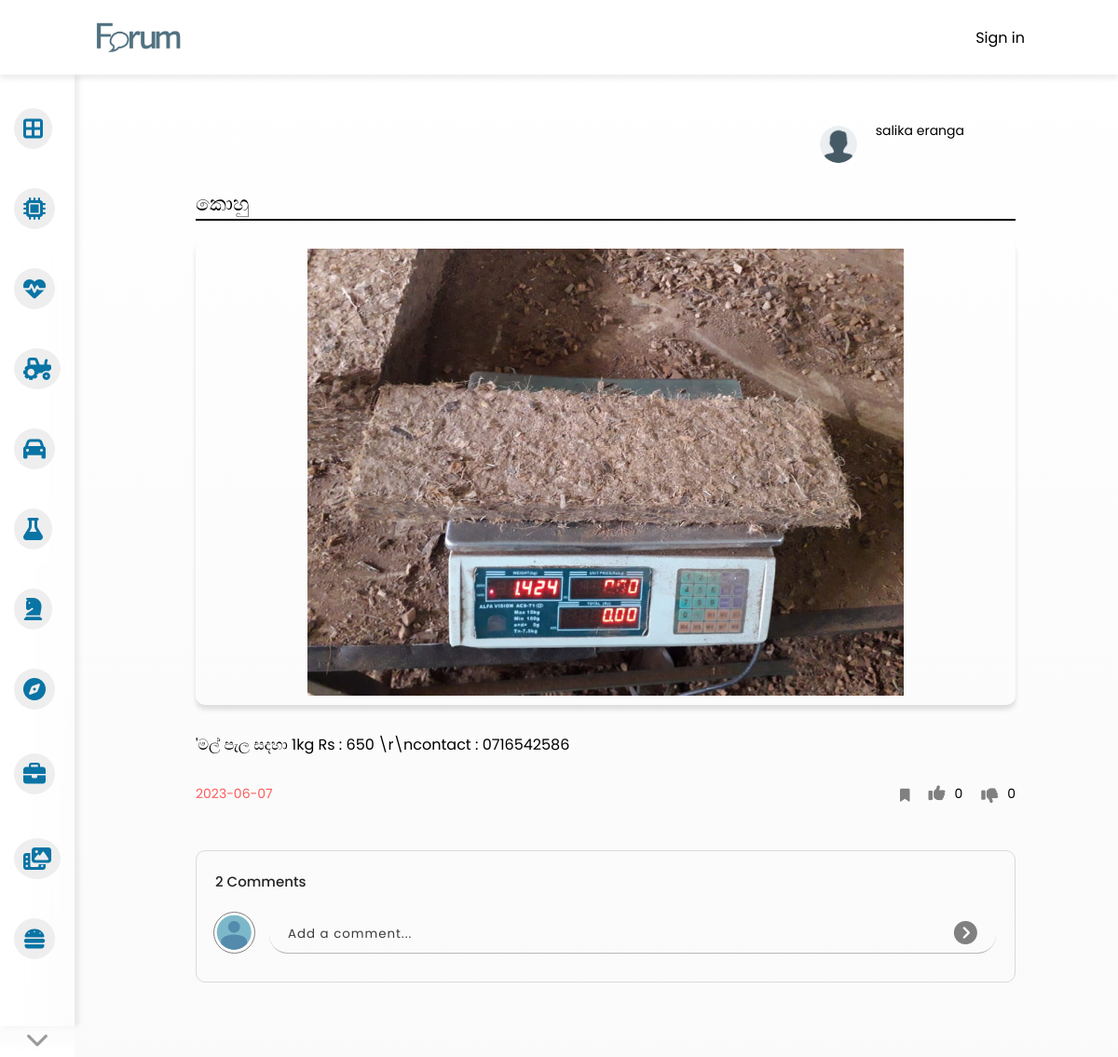
Page /ElakiriClone_new/view-post.php?pid=4 on the committed database.
### tables this page shows
CREATE TABLE IF NOT EXISTS `category` (
  `id` int NOT NULL AUTO_INCREMENT,
  `name` varchar(100) DEFAULT NULL,
  `icon` varchar(100) DEFAULT NULL,
  PRIMARY KEY (`id`)
);

CREATE TABLE IF NOT EXISTS `users` (
  `fname` varchar(35) DEFAULT NULL,
  `lname` varchar(35) DEFAULT NULL,
  `email` varchar(100) NOT NULL,
  `username` varchar(50) DEFAULT NULL,
  `password` varchar(150) DEFAULT NULL,
  `register_date` datetime DEFAULT NULL,
  `verification_code` varchar(50) DEFAULT NULL,
  `blocked` int DEFAULT '0',
  PRIMARY KEY (`email`)
);

CREATE TABLE IF NOT EXISTS `post` (
  `id` int NOT NULL AUTO_INCREMENT,
  `post_title` varchar(200) DEFAULT NULL,
  `user_email` varchar(50) DEFAULT NULL,
  `category_id` int DEFAULT NULL,
  `media` varchar(150) DEFAULT NULL,
  `post_content` text,
  `date` datetime DEFAULT NULL,
  `hidden` int DEFAULT '0',
  `view_id` int DEFAULT '1',
  PRIMARY KEY (`id`),
  KEY `FK_post_users` (`user_email`),
  KEY `FK_post_category` (`category_id`),
  KEY `FK_post_post_view` (`view_id`),
  CONSTRAINT `FK_post_category` FOREIGN KEY (`category_id`) REFERENCES `category` (`id`),
  CONSTRAINT `FK_post_post_view` FOREIGN KEY (`view_id`) REFERENCES `post_view` (`id`),
  CONSTRAINT `FK_post_users` FOREIGN KEY (`user_email`) REFERENCES `users` (`email`)
);

### ElakiriClone_new/connection.php (called while the page is built, shortened)
<?php
class Database
{
    public static $connecrtion;
    public static function setUpConnection()
    {
        if (!isset(Database::$connecrtion)) {
            Database::$connecrtion = new mysqli("localhost", "root", "your_password", "elakiri", "3306");
        }
    }
    public static function search($q)
    {
        $resultset = Database::$connecrtion->query($q);
        return $resultset;
    }
}

### ElakiriClone_new/view-post.php (the view, shortened to what this page needs)
<?php
require("header.php");
require("sidebar.php");
$pid = $_GET["pid"];
if (isset($_SESSION["user_email"])) {
    $checkusr = 1;
} else {
    $checkusr = 2;
}
?>
<!DOCTYPE html>
<html lang="en">
<head>
    <link rel="stylesheet" href="https://cdnjs.cloudflare.com/ajax/libs/font-awesome/6.4.0/css/all.min.css" />
    <link rel="stylesheet" href="css/view-post.css">
    <link rel="stylesheet" href="css/comments.css">
    <link rel="stylesheet" href="css/common.css">
</head>
<body onload="loadcomment('<?php echo $pid; ?>'),   likedislikecount('<?php echo $pid; ?>');">
    <div class="view-post-container">
        <?php
        $d = new DateTime();
        $tz = new DateTimezone("Asia/Colombo");
        $d->setTimezone($tz);
        $ndate = $d->format("Y-m-d H:i:s");
        $CposttrendRS = Database::search("SELECT * FROM `post` WHERE `id` = '" . $pid . "'  ");
        $TrCtnrow = $CposttrendRS->num_rows;
        if ($TrCtnrow == 1) {
            $TrCtPostdata = $CposttrendRS->fetch_assoc();
            $authorResult = Database::search("SELECT * FROM `users` WHERE `email` = '" . $TrCtPostdata["user_email"] . "'");
            $Authordata = $authorResult->fetch_assoc();
            $file_name = $TrCtPostdata["media"];
            $file_extension = pathinfo($file_name, PATHINFO_EXTENSION);
        }
        $Tlikers = Database::search("SELECT * FROM `reaction` WHERE `post_id` = '" . $TrCtPostdata["id"] . "' AND `react_id` = '1' ");
        $Tlikenrow = $Tlikers->num_rows;
        $Tdislikers = Database::search("SELECT * FROM `reaction` WHERE `post_id` = '" . $TrCtPostdata["id"] . "' AND `react_id` = '2' ");
        $Tdislikenrow = $Tdislikers->num_rows;
        $postdate1 = new DateTime($TrCtPostdata["date"]);
        $postdate2 = new DateTime($ndate);
        $postdatearray = explode(" ", $TrCtPostdata["date"]);
        $postinterval = $postdate1->diff($postdate2);
        $ViproRs  = Database::search("SELECT * FROM `profile_pic` WHERE `email` = '" . $Authordata["email"] . "'");
        $Vpicrow = $ViproRs->num_rows;
        ?>
        <div class="view-user-cont">
            <div class="view-user-sec-cont">
                <div class="view-user-pic-holder">
                    <?php
                    if ($Vpicrow == "1") {
                        $VpicData = $ViproRs->fetch_assoc();
                    ?>
                        <img onclick='profileview("<?php echo $Authordata["email"] ?>");' src="./images/profile_pic/<?php echo $VpicData["image"] ?>" alt="user" class="view-user-pic">
                    <?php
                    } else {
                    ?>
                        <img onclick='profileview("<?php echo $Authordata["email"] ?>");' src="./images/header/forum-user-img.avif" alt="user" class="view-user-pic">
                    <?php
                    }
                    ?>
                </div>
                <div class="view-user-des-cont">
                    <div onclick='profileview("<?php echo $Authordata["email"] ?>");' class="view-user-name"><?php echo $Authordata["fname"] . " " . $Authordata["lname"] ?> </div>
                </div>
            </div>
        </div>
        <div class="post-title">
            <?php echo $TrCtPostdata["post_title"] ?>
        </div>
        <div class="post-media-holder">
            <?php
            if ($file_extension == "mp3") {
            ?>
                <img src="images/post/audio/Audio_CD.png" alt="" class="post-audio post-media">
                <audio controls class="post-pic post-audio">
                    <source src="images/post/audio/<?php echo $TrCtPostdata["media"] ?>" type="audio/mp3">
                    Your browser does not support the audio element.
                </audio>
            <?php
            } else {
            ?>
                <img src="images/post/image/<?php echo $TrCtPostdata["media"] ?>" alt="" class="post-media">
            <?php
            }
            ?>
        </div>
        <div class="post-text-content"> <?php echo $TrCtPostdata["post_content"] ?> </div>
        <div class="post-details">
            <div class="post-date"><?php if ($postinterval->y > 0) {
                                        echo $postdatearray[0];
                                    } elseif ($postinterval->m > 0) {
                                        echo $postdatearray[0];
                                    } elseif ($postinterval->days > 0) {
                                        echo $postinterval->days . " " . "days ago";
                                    } elseif ($postinterval->h > 0) {
                                        echo $postinterval->h . " " . "hours ago";
                                    } elseif ($postinterval->i > 0) {
                                        echo $postinterval->i . " " . "minutes ago";
                                    } elseif ($postinterval->s > 0) {
                                        echo $postinterval->s . " " . "seconds ago";
                                    } else {
                                        echo "just now";
                                    } ?></div>
            <?php
            if (isset($_SESSION["user_email"])) { ?>
                <div class="report-holder">
                    <span class="report-tag"><i class="fa-regular fa-flag"></i>&nbsp;Report</span>
                    <div class="report-container">
                        <h4 class="report-heading">report content</h4>
                        <div class="report-list">
                            <input class="rep-radio" value="<?php echo $pid ?>" type="radio" name="report-mark" id="l1">
                            <label for="l1">sexual content</label>
                            <input value="<?php echo $pid ?>" class="rep-radio" type="radio" name="report-mark" id="l2">
                            <label for="l2">Violent or repulsive content</label>
                            <input value="<?php echo $pid ?>" class="rep-radio" type="radio" name="report-mark" id="l3">
                            <label for="l3">Hateful or abusive content</label>
                            <input value="<?php echo $pid ?>" class="rep-radio" type="radio" name="report-mark" id="l4">
                            <label for="l4">Harassment or bullying</label>
                            <input value="<?php echo $pid ?>" class="rep-radio" type="radio" name="report-mark" id="l5">
                            <label for="l5">Harmful or dangerous acts</label>
                            <input value="<?php echo $pid ?>" class="rep-radio" type="radio" name="report-mark" id="l6">
                            <label for="l6">Child abuse</label>
                            <input value="<?php echo $pid ?>" class="rep-radio" type="radio" name="report-mark" id="l7">
                            <label for="l7">Spam or misleading</label>
                        </div>
                        <div class="option-container">
                            <span class="rep-cancel">cancel</span>
                            <span class="rep-finish">report</span>
                        </div>
                    </div>
                </div>
                <div class="like-dis-con">
                    <div class="like-con">
                        <?php
                        if ($checkusr == 1) {
                            $bookmarkss = Database::search("SELECT * FROM `bookmark` WHERE `postid` = '" . $pid . "' AND `user_email` = '" . $_SESSION["user_email"] . "' ");
                            if ($bookmarkss->num_rows == 1) {
                        ?>
                                <i style=" color: #1d8ae9;" onclick="addToBookmark('<?php echo $pid ?>'); " class=" fa-solid fa-bookmark vp-bookm bookmark<?php echo $pid; ?>" id="bookmark<?php echo $pid; ?>"></i>
                            <?php
                            } else {
                            ?>
                                <i style=" color: gray;" onclick="addToBookmark('<?php echo $pid ?>');" class=" fa-solid fa-bookmark vp-bookm bookmark<?php echo $pid; ?>" id="bookmark<?php echo $pid; ?>"></i>
                            <?php
                            }
                        } else {
                            ?>
                            <i style=" color: gray;" onclick="addToBookmark('<?php echo $pid ?>');" class=" fa-solid fa-bookmark vp-bookm bookmark<?php echo $pid; ?>" id="bookmark<?php echo $pid; ?>"></i>
                        <?php
                        }
                        ?>
                    </div>
                    <div class="like-con">
                        <i id="likeb" onclick="like('<?php echo $_SESSION['user_email'] ?>','<?php echo $pid ?>','like')" class="likedefault fa-solid fa-thumbs-up <?php if ($Tuserlikedata["react_id"] == "1") {
                                                                                                                                                                        echo "like";
                                                                                                                                                                    } ?>"></i>
                        <div id="like-count" class="like-count"><span></span></div>
                    </div>
                    <div class="dis-con">
                        <i id="dislikeb" onclick="like('<?php echo $_SESSION['user_email'] ?>','<?php echo $pid ?>','dis')" class="likedefault fa-solid fa-thumbs-down <?php if ($Tuserlikedata["react_id"] == "2") {
                                                                                                                                                                            echo "dislike";
                                                                                                                                                                        } ?>"></i>
                        <div id="dislike-count" class="dislike-count"><span></span></div>
                    </div>
                </div>
            <?php
            } else {
            ?>
                <div class="like-dis-con">
                    <div class="like-con">
                        <i style=" color: gray;" class=" fa-solid fa-bookmark vp-bookm "></i>
                    </div>
                    <div class="like-con">
                        <i class="likedefault fa-solid fa-thumbs-up"></i>
                        <div class="like-count"><?php echo $Tlikenrow ?></div>
                    </div>
                    <div class="dis-con">
                        <i class="likedefault fa-solid fa-thumbs-down "></i>
                        <div class="dislike-count"><?php echo $Tdislikenrow ?></div>
                    </div>
                </div>
            <?php
            }
            ?>
        </div>
        <?php
        $commentrs = Database::search("SELECT * FROM `comments` WHERE `post_id` = '" . $pid . "' ORDER BY `date_time` DESC");
        $cnrow = $commentrs->num_rows;
        ?>
        <div class="comments">
            <div class="comment-header">
                <div class="nmbr-of-comments"><span id="numofcomment"><?php echo $cnrow ?></span> Comments</div>
            </div>
            <div class="user-comment-container">
                <?php
                if (isset($_SESSION["user_email"])) { ?>
                    <div class="user-pic-holder">
                        <?php
                        $proRs  = Database::search("SELECT * FROM `profile_pic` WHERE `email` = '" . $_SESSION["user_email"] . "'");
                        $picrow = $proRs->num_rows;
                        if ($picrow == "1") {
                            $picData = $proRs->fetch_assoc();
                        ?>
                            <img onclick='profileview("<?php echo $_SESSION["user_email"] ?>");' class="user-pic" src="images/profile_pic/<?php echo $picData["image"] ?>" alt="user" />
                        <?php
                        } else {
                        ?>
                            <img onclick='profileview("<?php echo $_SESSION["user_email"] ?>");' class="user-pic" src="images/profile_pic/user.svg" alt="user" />
                        <?php
                        }
                        ?>
                    </div>
                    <input class="comment-bar" id="comment" type="text" placeholder="Add a comment..." />
                    <i onclick="sendcomment('<?php echo $_SESSION['user_email'] ?>','<?php echo $pid ?>')" class="fa-solid fa-circle-chevron-up"></i>
                <?php
                } else {
                ?>
                    <div class="user-pic-holder">
                        <img onclick='profileview("<?php echo $_SESSION["user_email"] ?>");' class="user-pic" src="images/profile_pic/user.svg" alt="user" />
                    </div>
                    <input class="comment-bar" id="comment" type="text" placeholder="Add a comment..." />
                    <i onclick="nousercomment()" class="fa-solid fa-circle-chevron-up"></i>
                <?php
                }
                ?>
            </div>
        </div>
    </div>
</body>
</html>

### ElakiriClone_new/sidebar.php (shortened to what this page needs)
<!DOCTYPE html>
<html lang="en">
<head>
    <link rel="stylesheet" href="https://cdnjs.cloudflare.com/ajax/libs/font-awesome/6.4.0/css/all.min.css" />
    <link rel="stylesheet" href="css/common.css">
    <link rel="stylesheet" href="css/sidebar.css">
</head>
<body>
    <div class="direction-icon-holder">
        <i class="fa-solid fa-chevron-down"></i>
    </div>
    <div class="category-icon-container icon-box">
        <?php
        $resultset = Database::search("SELECT * FROM `category`");
        $nrow = $resultset->num_rows;
        if ($nrow > 0) {
            for ($i = 0; $i < $nrow; $i++) {
                $Cdata = $resultset->fetch_assoc();
        ?>
                <div class="cat-con" onclick="categoryview('<?php echo $Cdata['id'] ?>')">
                    <i class="<?php echo $Cdata["icon"] ?>"></i>
                </div>
            <?php
            }
        } else {
            ?>
            <div class="">no category!</div>
        <?php
        }
        ?>
    </div>
</body>
</html>

### rows in the picture
users: fname "salika", lname "eranga"
post: post_title "කොහු", media (picture), post_content "'මල් පැල සදහා 1kg Rs : 650 \\r\\ncontact : 0716542586", date "2023-06-07", hidden "0"

### other values in the picture
$cnrow "2"
